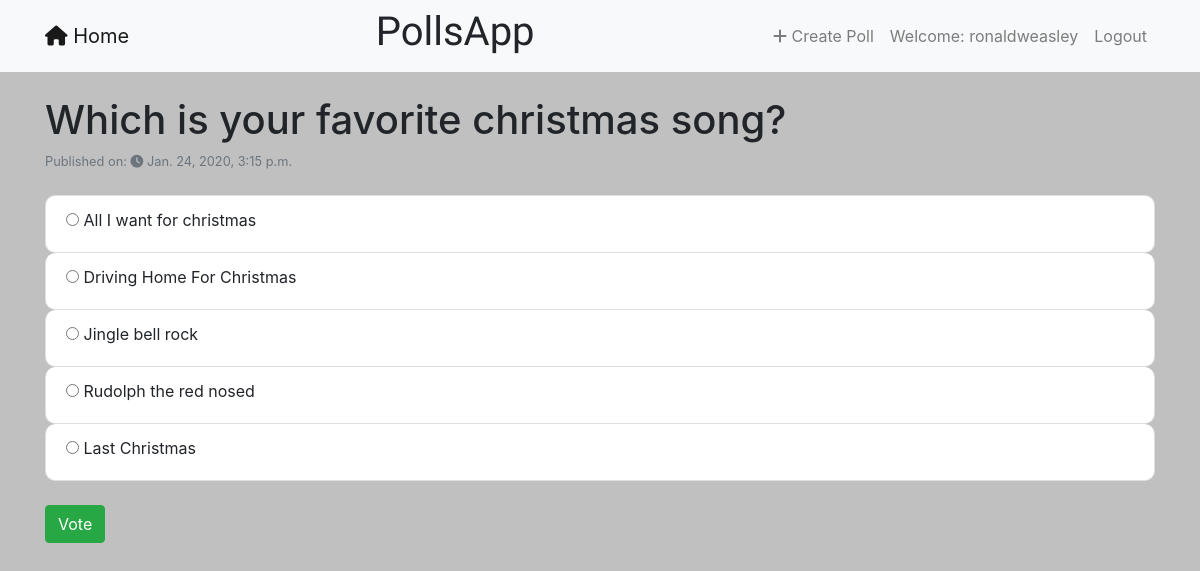
/polls/10/ (signed in), run on the app's committed database.
### polls/models.py (models this page shows, shortened)
class Question(models.Model):
    user = models.ForeignKey(User, on_delete=models.CASCADE)
    question_text = models.CharField(max_length=200)
    pub_date = models.DateTimeField('Date Published',default=timezone.now)
    no_of_choices = models.IntegerField('Number of Choices', default=0)
    voted_by = models.ManyToManyField(User, blank=True, related_name='questions_voted')
    class Meta:
        ordering = ['-pub_date']

class Choice(models.Model):
    question = models.ForeignKey(Question, on_delete=models.CASCADE)
    choice_text = models.CharField(max_length=200)
    votes = models.IntegerField(default=0)
    class Meta:
        ordering = ['-votes']

### polls/views.py (the view)
# urls.py: path('<int:pk>/', views.DetailView.as_view(), name='detail'),
class DetailView(LoginRequiredMixin,generic.DetailView):
    model = Question
    template_name = 'polls/detail.html'

### polls/templates/polls/detail.html (shortened to what this page needs)
{% extends "base.html" %}
{% block content %}
<h1>{{ question.question_text }}?</h1>
<small class="form-text text-muted">Published on:
  <i class="fas fa-clock"></i>
  <time>{{question.pub_date}}</time>
</small>
<br>
<form action="{% url 'polls:vote' question.id %}" method="post">
{% for choice in question.choice_set.all %}
<div style="border-radius:10px" class="list-group-item">
  <input type="radio" name="choice" id="choice{{ forloop.counter }}" value="{{ choice.id }}">
  <label for="choice{{ forloop.counter }}">{{ choice.choice_text }}</label>
</div>
{% endfor %}
<br>
<input type="submit" class="btn btn-success" value="Vote">
</form>
{% endblock %}

### templates/base.html (shortened to what this page needs)
<!DOCTYPE html>
{% load static %}
<html lang="en" dir="ltr">
  <head>
    <link rel="stylesheet" href="https://stackpath.bootstrapcdn.com/bootstrap/4.4.1/css/bootstrap.min.css">
    <link href="https://stackpath.bootstrapcdn.com/font-awesome/4.7.0/css/font-awesome.min.css" rel="stylesheet">
    <link rel="stylesheet" href="{% static 'css/main.css' %}">
  </head>
  <body>
    <header>
      <nav class="navbar navbar-expand-lg navbar-light bg-light ">
        <div class="container">
          <a class="navbar-brand" href="{% url 'polls:index' %}">
            <i class="fas fa-home"></i>
            Home
          </a>
          <h1 style="font-family: 'Indie Flower', cursive;">PollsApp</h1>
          <ul class="nav navbar-nav nav-fill">
            {% if user.is_authenticated %}
            <li class="nav-item">
              <a class="nav-link" href="{% url 'polls:create' %}">
              <i class="fas fa-plus"></i>
              Create Poll
              </a>
            </li class="nav-item">
            <li class="nav-item nav-link">Welcome: {{user.username}}</li>
            <li class="nav-item"><a class="nav-link" href="{% url 'accounts:logout' %}">Logout</a></li>
            {% else %}
            <li class="nav-item"><a class="nav-link" href="{% url 'login' %}">Login</a></li>
            <li class="nav-item"><a class="nav-link" href="{% url 'accounts:signup' %}">Sign Up</a></li>
            <li class="nav-item"><a class="nav-link" href="{% url 'about' %}">About</a></li>
            {% endif %}
          </ul>
        </div>
      </nav>
    </header>
    <div class="container">
      <br>
      {% block content %}
      {% endblock %}
      <br>
    </div>
  </body>
</html>

### static/css/main.css (style rules this page uses)
body { background-color: #C0C0C0; }

### data on the page
Question: question_text "Which is your favorite christmas song", pub_date "Jan. 24, 2020, 3:15 p.m."
Choice: choice_text "All I want for christmas"
Choice: choice_text "Driving Home For Christmas"
Choice: choice_text "Jingle bell rock"
Choice: choice_text "Rudolph the red nosed"
Choice: choice_text "Last Christmas"

### other printed values
{{ user.username }} "ronaldweasley"
